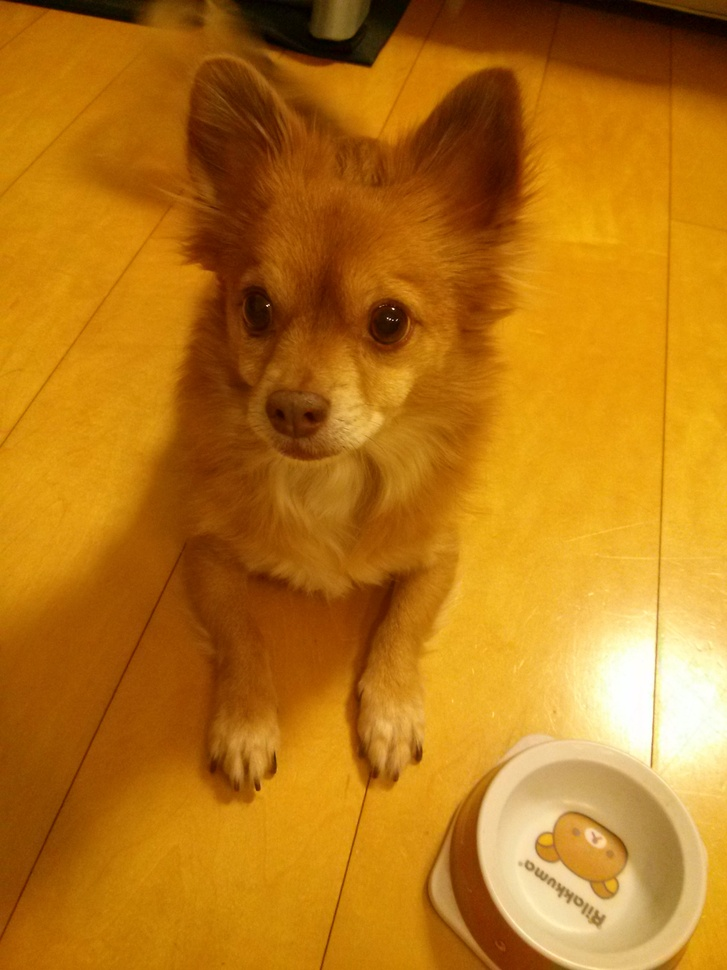
#> input picture CS3-final/10/data/cs3-10-quiz.jpg, 727 x 970 px, shrunk from 1920 x 2560 before the run
$ jupyter execute 10-0.ipynb
#> lines starting #> are read from the running program, lines starting #| are printed output that depends on the picture
[cell 1]
import numpy as np
import matplotlib.pyplot as plt
from PIL import Image
from PIL import ImageFilter

[cell 2]
img_in = 'data/cs3-10-quiz.jpg'
img = Image.open(img_in)
#> img is the input picture: PIL image 727x970 RGB; mean R, G, B 183.8, 117.9, 22.8

[cell 3]
print(img.format, img.size, img.width, img.height, img.mode)
#| JPEG (727, 970) 727 970 RGB

[cell 4]
data = np.array(img)
print(data.shape)
#| (970, 727, 3)

[cell 5]
img_rot = img.rotate(-40)
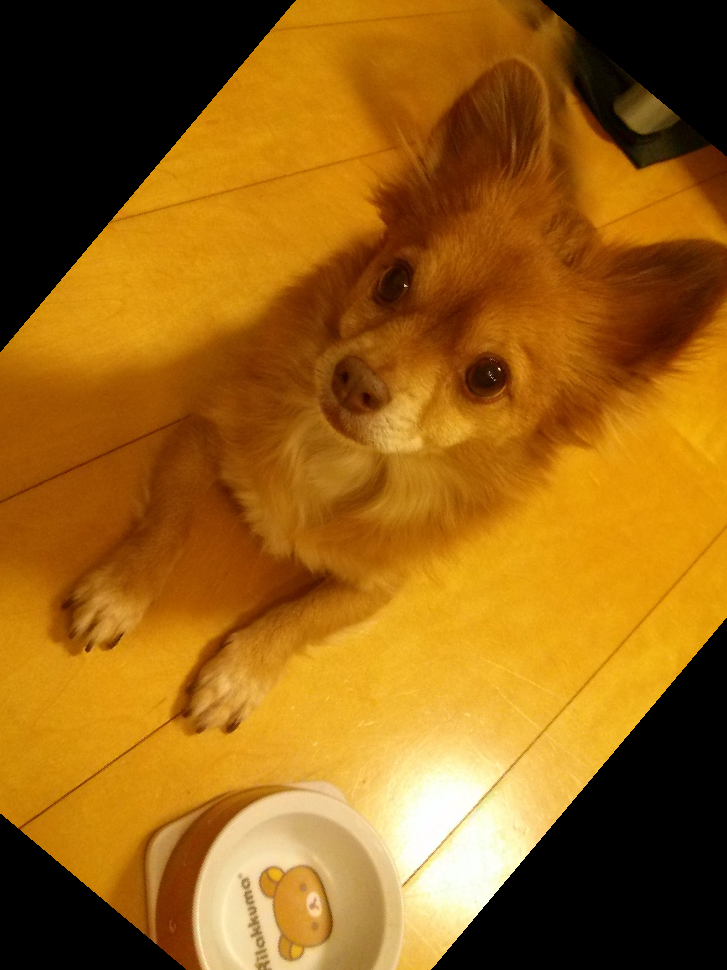
#> img_rot: PIL image 727x970 RGB; mean R, G, B 151.3, 98.1, 20.7
plt.imshow(img_rot)
